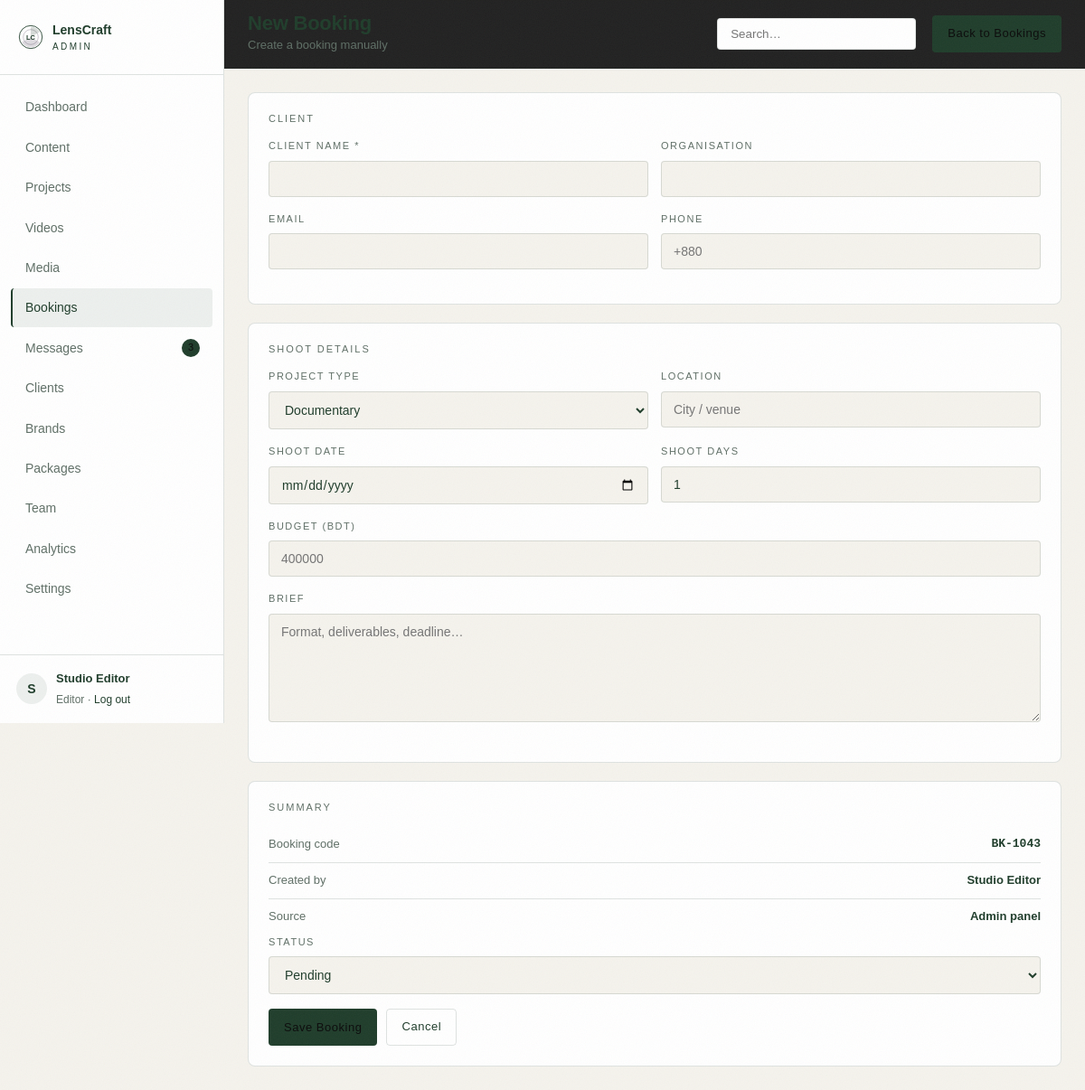
The app's page /admin/bookings/create (signed in) with its own data.
### tables this page shows
CREATE TABLE IF NOT EXISTS users (
  id            INT UNSIGNED NOT NULL AUTO_INCREMENT,
  name          VARCHAR(120) NOT NULL,
  email         VARCHAR(160) NOT NULL,
  password_hash VARCHAR(255) NOT NULL,
  role          ENUM('owner','editor') NOT NULL DEFAULT 'editor',
  phone         VARCHAR(40)  NULL,
  last_login_at DATETIME     NULL,
  created_at    DATETIME     NOT NULL DEFAULT CURRENT_TIMESTAMP,
  PRIMARY KEY (id),
  UNIQUE KEY uniq_users_email (email)
);

### app/Controllers/Controller.php (called while the page is built, shortened)
<?php
abstract class Controller
{
    protected function admin(string $template, array $data = []): void
    {
        $data['user'] = Auth::user();
        $data['settings'] = Settings::all();
        render($template, $data, 'admin');
    }
}

### app/Controllers/Admin/BookingController.php (called while the page is built, shortened)
<?php
class BookingController extends Controller
{
    public function create(): void
    {
        $this->admin('admin.bookings.form', [
            'pageTitle'    => 'New Booking',
            'pageSubtitle' => 'Create a booking manually',
            'actionLabel'  => 'Back to Bookings',
            'actionUrl'    => url('/admin/bookings'),
            'activeNav'    => 'bookings',
            'types'        => Booking::TYPES,
            'clients'      => Client::all(),
            'nextCode'     => Booking::nextCode(),
        ]);
    }
}

### public/index.php (called while the page is built, shortened)
<?php
require __DIR__ . '/../app/bootstrap.php';
$router = new Router();
$path = parse_url($_SERVER['REQUEST_URI'] ?? '/', PHP_URL_PATH) ?: '/';
try {
    $router->dispatch($_SERVER['REQUEST_METHOD'] ?? 'GET', $path);
} catch (Throwable $e) {
    if (config('app_debug')) {
        http_response_code(500);
        echo '<pre style="background:#0B0B0B;color:#F5F5F5;padding:24px;font:13px/1.6 monospace">';
        echo e($e->getMessage()) . "\n\n" . e($e->getTraceAsString());
        echo '</pre>';
        exit;
    }
    error_log($e->getMessage());
    http_response_code(500);
    echo view('site.500', [], 'site');
}

### app/config.php (called while the page is built)
<?php
return array_merge([
    'app_name'    => 'LensCraft Production',
    'app_env'     => 'local',
    'app_debug'   => true,
    'base_url'    => '',
    'db' => [
        'host'    => '127.0.0.1',
        'port'    => 3306,
        'name'    => 'lenscraft',
        'user'    => 'root',
        'pass'    => '',
        'charset' => 'utf8mb4',
    ],
    'uploads' => [
        'video_dir'   => __DIR__ . '/../public/uploads/videos',
        'image_dir'   => __DIR__ . '/../public/uploads/images',
        'thumb_dir'   => __DIR__ . '/../public/uploads/thumbs',
        'temp_dir'    => __DIR__ . '/../storage/temp',
        'max_video'   => 2 * 1024 * 1024 * 1024,
        'max_image'   => 12 * 1024 * 1024,
        'chunk_size'  => 4 * 1024 * 1024,
        'video_types' => ['video/mp4', 'video/quicktime', 'video/x-matroska', 'video/webm'],
        'image_types' => ['image/jpeg', 'image/png', 'image/webp', 'image/gif', 'image/svg+xml'],
        'doc_types'   => ['application/pdf', 'text/plain'],
    ],
    'session_name' => 'lenscraft_admin',
    'timezone'     => 'Asia/Dhaka',
], file_exists(__DIR__ . '/config.local.php') ? require __DIR__ . '/config.local.php' : []);

### app/Support/Database.php (called while the page is built, shortened)
<?php
class Database
{
    private static ?PDO $pdo = null;
    public static function pdo(): PDO
    {
        if (self::$pdo instanceof PDO) {
            return self::$pdo;
        }
        $cfg = config('db');
        $dsn = sprintf('mysql:host=%s;port=%d;dbname=%s;charset=%s', $cfg['host'], $cfg['port'], $cfg['name'], $cfg['charset']);
        try {
            self::$pdo = new PDO($dsn, $cfg['user'], $cfg['pass'], [
                PDO::ATTR_ERRMODE            => PDO::ERRMODE_EXCEPTION,
                PDO::ATTR_DEFAULT_FETCH_MODE => PDO::FETCH_ASSOC,
                PDO::ATTR_EMULATE_PREPARES   => false,
            ]);
        } catch (PDOException $e) {
            throw new RuntimeException(
                'Database connection failed. Start MySQL in XAMPP and import database/schema.sql. (' . $e->getMessage() . ')',
                0,
                $e
            );
        }
        return self::$pdo;
    }
    public static function run(string $sql, array $params = []): PDOStatement
    {
        $stmt = self::pdo()->prepare($sql);
        $stmt->execute($params);
        return $stmt;
    }
    public static function first(string $sql, array $params = []): ?array
    {
        $row = self::run($sql, $params)->fetch();
        return $row === false ? null : $row;
    }
    public static function value(string $sql, array $params = [], mixed $default = null): mixed
    {
        $value = self::run($sql, $params)->fetchColumn();
        return $value === false ? $default : $value;
    }
}

### app/Support/Auth.php (called while the page is built, shortened)
<?php
class Auth
{
    public static function user(): ?array
    {
        static $cached = null;
        if ($cached === null) {
            $cached = Database::first('SELECT * FROM users WHERE id = ? LIMIT 1', [$_SESSION['user_id']]);
        }
        return $cached;
    }
}

### app/bootstrap.php (called while the page is built, shortened)
<?php
require __DIR__ . '/helpers.php';
spl_autoload_register(static function (string $class): void {
    $relative = str_replace('\\', DIRECTORY_SEPARATOR, substr($class, 4));
    $file = __DIR__ . DIRECTORY_SEPARATOR . $relative . '.php';
});

### app/Models/Message.php (called while the page is built, shortened)
<?php
class Message
{
    public static function unreadCount(): int
    {
        return (int) Database::value('SELECT COUNT(*) FROM messages WHERE status = "unread"', [], 0);
    }
}

### app/Views/admin/bookings/form.php (the view, shortened to what this page needs)
<form method="post" action="<?= url('/admin/bookings') ?>" class="cols cols--2-1 form">
    <div class="stack">
        <article class="card">
            <h2 class="card__label">CLIENT</h2>
            <div class="field-row">
                <label class="field"><span>Client name *</span><input type="text" name="client_name" list="clientNames" required></label>
                <label class="field"><span>Organisation</span><input type="text" name="organisation"></label>
            </div>
            <div class="field-row">
                <label class="field"><span>Email</span><input type="email" name="email"></label>
                <label class="field"><span>Phone</span><input type="text" name="phone" placeholder="+880"></label>
            </div>
        </article>
        <article class="card">
            <h2 class="card__label">SHOOT DETAILS</h2>
            <div class="field-row">
                <label class="field">
                    <span>Project type</span>
                    <select name="project_type">
                        <?php foreach ($types as $type): ?>
                            <option value="<?= e($type) ?>"><?= e($type) ?></option>
                        <?php endforeach; ?>
                    </select>
                </label>
                <label class="field"><span>Location</span><input type="text" name="location" placeholder="City / venue"></label>
            </div>
            <div class="field-row">
                <label class="field"><span>Shoot date</span><input type="date" name="shoot_date"></label>
                <label class="field"><span>Shoot days</span><input type="number" name="shoot_days" value="1" min="1"></label>
            </div>
            <label class="field"><span>Budget (BDT)</span><input type="text" name="budget" placeholder="400000"></label>
            <label class="field"><span>Brief</span><textarea name="brief" rows="6" placeholder="Format, deliverables, deadline…"></textarea></label>
        </article>
    </div>
    <div class="stack">
        <article class="card">
            <h2 class="card__label">SUMMARY</h2>
            <ul class="kv">
                <li><span>Booking code</span><strong class="mono"><?= e($nextCode) ?></strong></li>
                <li><span>Created by</span><strong><?= e($user['name'] ?? 'Admin') ?></strong></li>
                <li><span>Source</span><strong>Admin panel</strong></li>
            </ul>
            <label class="field">
                <span>Status</span>
                <select name="status">
                    <option value="pending" selected>Pending</option>
                </select>
            </label>
            <div class="btn-row">
                <button class="btn btn--primary btn--sm" type="submit">Save Booking</button>
                <a class="btn btn--ghost btn--sm" href="<?= url('/admin/bookings') ?>">Cancel</a>
            </div>
        </article>
    </div>
</form>

### app/Support/Router.php (shortened to what this page needs)
<?php
class Router
{
    private array $routes = ['GET' => [], 'POST' => []];
    private function add(string $method, string $path, callable|string $handler): void
    {
        $params = [];
        $pattern = preg_replace_callback('~\{(\w+)\}~', static function (array $m) use (&$params): string {
            $params[] = $m[1];
            return '([^/]+)';
        }, '/' . trim($path, '/'));
        $this->routes[$method][] = [
            'pattern' => '~^' . rtrim((string) $pattern, '/') . '/?$~',
            'handler' => $handler,
            'params'  => $params,
        ];
    }
    public function dispatch(string $method, string $path): void
    {
        $path = '/' . trim($path, '/');
        $method = $method === 'POST' ? 'POST' : 'GET';
        foreach ($this->routes[$method] as $route) {
            if (preg_match($route['pattern'], $path, $matches)) {
                array_shift($matches);
                $this->call($route['handler'], $matches);
                return;
            }
        }
    }
    private function call(callable|string $handler, array $args): void
    {
        if (is_string($handler)) {
            [$class, $method] = explode('@', $handler);
            $controller = new $class();
            $controller->{$method}(...$args);
            return;
        }
    }
}

### app/Views/layouts/admin.php (shortened to what this page needs)
<?php
$user = $user ?? [];
$activeNav = $activeNav ?? '';
$unread = Message::unreadCount();
$navItems = [
    ['key' => 'dashboard', 'label' => 'Dashboard', 'url' => url('/admin')],
    ['key' => 'content',   'label' => 'Content',   'url' => url('/admin/content')],
    ['key' => 'projects',  'label' => 'Projects',  'url' => url('/admin/projects')],
    ['key' => 'videos',    'label' => 'Videos',    'url' => url('/admin/videos')],
    ['key' => 'media',     'label' => 'Media',     'url' => url('/admin/media')],
    ['key' => 'bookings',  'label' => 'Bookings',  'url' => url('/admin/bookings')],
    ['key' => 'messages',  'label' => 'Messages',  'url' => url('/admin/messages'), 'badge' => $unread],
    ['key' => 'clients',   'label' => 'Clients',   'url' => url('/admin/clients')],
    ['key' => 'brands',    'label' => 'Brands',    'url' => url('/admin/brands')],
    ['key' => 'packages',  'label' => 'Packages',  'url' => url('/admin/packages')],
    ['key' => 'team',      'label' => 'Team',      'url' => url('/admin/team')],
    ['key' => 'analytics', 'label' => 'Analytics', 'url' => url('/admin/analytics')],
    ['key' => 'settings',  'label' => 'Settings',  'url' => url('/admin/settings')],
];
?>
<!doctype html>
<html lang="en">
<head>
    <link rel="stylesheet" href="<?= asset('css/site.css') ?>">
    <link rel="stylesheet" href="<?= asset('css/admin.css') ?>">
</head>
<body class="admin">
<aside class="sidebar" id="sidebar">
    <a class="sidebar__brand" href="<?= url('/admin') ?>">
        <img src="<?= asset('img/logo.svg') ?>" alt="" width="28" height="28">
        <span>LensCraft<small>ADMIN</small></span>
    </a>
    <nav class="sidebar__nav">
        <?php foreach ($navItems as $item): ?>
            <a href="<?= $item['url'] ?>" class="<?= $activeNav === $item['key'] ? 'is-active' : '' ?>">
                <?= e($item['label']) ?>
                <?php if (!empty($item['badge'])): ?><i class="dot"><?= (int) $item['badge'] ?></i><?php endif; ?>
            </a>
        <?php endforeach; ?>
    </nav>
    <div class="sidebar__user">
        <span class="avatar"><?= e(mb_substr($user['name'] ?? 'A', 0, 1)) ?></span>
        <div>
            <strong><?= e($user['name'] ?? 'Admin') ?></strong>
            <small><?= e(ucfirst($user['role'] ?? 'editor')) ?> · <a href="<?= url('/admin/logout') ?>">Log out</a></small>
        </div>
    </div>
</aside>
<div class="main">
    <header class="topbar">
        <div class="topbar__title">
            <h1><?= e($pageTitle ?? 'Dashboard') ?></h1>
            <p><?= e($pageSubtitle ?? '') ?></p>
        </div>
        <form class="topbar__search" method="get" action="<?= e(strtok($_SERVER['REQUEST_URI'] ?? url('/admin'), '?')) ?>">
            <input type="search" name="q" value="<?= e((string) request('q', '')) ?>" placeholder="Search…">
        </form>
        <?php if (!empty($actionLabel)): ?>
            <a class="btn btn--primary btn--sm" href="<?= e($actionUrl ?? '#') ?>"><?= e($actionLabel) ?></a>
        <?php endif; ?>
    </header>
    <div class="content">
        <?= $content ?>
    </div>
</div>
</body>
</html>

### public/assets/css/site.css (style rules this page uses)
:root { --bg: #F5F3ED; --surface: #FFFFFF; --surface-2: #EBE7DF; --border: rgba(31, 61, 43, 0.14); --text: #1F3D2B; --muted: #5F6F66; --accent: #1F3D2B; --accent-2: #301F3D; --accent-soft: rgba(31, 61, 43, 0.08); --danger: #A33B3B; --radius: 4px; --radius-lg: 8px; --maxw: 1200px; --nav-h: 76px; --font-display: 'Handel Gothic', 'Arial Narrow', 'Franklin Gothic Medium', sans-serif; --font-body: 'Handel Gothic', 'Arial Narrow', 'Franklin Gothic Medium', sans-serif; }
* { box-sizing: border-box; }
html { scroll-behavior: smooth; }
body { margin: 0; background: radial-gradient(90% 60% at 0% 0%, rgba(48, 31, 61, 0.06), transparent 55%), radial-gradient(70% 50% at 100% 10%, rgba(31, 61, 43, 0.07), transparent 50%), var(--bg); color: var(--text); font-family: var(--font-body); font-size: 16px; line-height: 1.7; font-weight: 400; -webkit-font-smoothing: antialiased; }
h1, h2, h3, h4 { font-family: var(--font-display); font-weight: 700; line-height: 1.1; letter-spacing: -0.02em; margin: 0 0 12px; }
h1 { font-size: clamp(40px, 7vw, 88px); }
h2 { font-size: clamp(28px, 4vw, 48px); }
p { margin: 0 0 16px; }
a { color: inherit; text-decoration: none; }
img { max-width: 100%; display: block; }
.btn { display: inline-flex; align-items: center; justify-content: center; gap: 8px; padding: 15px 30px; border-radius: var(--radius); border: 1px solid transparent; font-family: var(--font-body); font-size: 14px; font-weight: 500; letter-spacing: 0.04em; cursor: pointer; transition: transform 0.18s ease, background 0.18s ease, border-color 0.18s ease, color 0.18s ease; }
.btn--primary { background: var(--accent); color: #F5F3ED; }
.btn--ghost { background: transparent; color: var(--text); border-color: var(--border); }
.btn--sm { padding: 11px 20px; font-size: 13px; }
.field { display: block; margin-bottom: 18px; }
.field > span { display: block; font-size: 12px; letter-spacing: 0.1em; text-transform: uppercase; color: var(--muted); margin-bottom: 8px; }
.field input, .field select, .field textarea { width: 100%; background: var(--bg); border: 1px solid var(--border); border-radius: var(--radius); color: var(--text); font-family: var(--font-body); font-size: 15px; padding: 13px 14px; transition: border-color 0.18s ease; }
.field textarea { resize: vertical; }
.field-row { display: grid; grid-template-columns: 1fr 1fr; gap: 16px; }
body { counter-reset: sec; }
body::after { content: ''; position: fixed; inset: 0; z-index: 100; pointer-events: none; opacity: 0.05; }

### records on screen
users: name "S", name "Studio Editor", role "Editor"

### other values on screen
$item['label'] "Dashboard"
$item['label'] "Content"
$item['label'] "Projects"
$item['label'] "Videos"
$item['label'] "Media"
$item['label'] "Bookings"
$item['label'] "Messages"
$item['badge'] "3"
$item['label'] "Clients"
$item['label'] "Brands"
$item['label'] "Packages"
$item['label'] "Team"
$item['label'] "Analytics"
$item['label'] "Settings"
form field project_type "Documentary"
